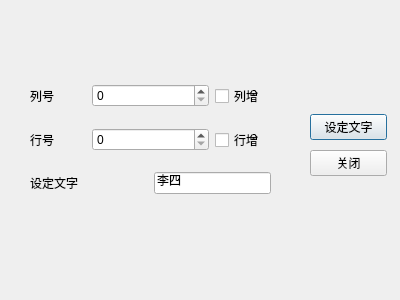
<?xml version="1.0" encoding="UTF-8"?>
<ui version="4.0">
 <class>QWDialogLocate</class>
 <widget class="QDialog" name="QWDialogLocate">
  <property name="geometry">
   <rect>
    <x>0</x>
    <y>0</y>
    <width>400</width>
    <height>300</height>
   </rect>
  </property>
  <property name="windowTitle">
   <string>Dialog</string>
  </property>
  <widget class="QWidget" name="layoutWidget">
   <property name="geometry">
    <rect>
     <x>30</x>
     <y>70</y>
     <width>241</width>
     <height>141</height>
    </rect>
   </property>
   <layout class="QGridLayout" name="gridLayout">
    <item row="0" column="0">
     <widget class="QLabel" name="label">
      <property name="text">
       <string>列号</string>
      </property>
     </widget>
    </item>
    <item row="0" column="1" colspan="2">
     <widget class="QSpinBox" name="spinBoxColumn"/>
    </item>
    <item row="0" column="3">
     <widget class="QCheckBox" name="chkBoxCol">
      <property name="text">
       <string>列增</string>
      </property>
     </widget>
    </item>
    <item row="1" column="0">
     <widget class="QLabel" name="label_2">
      <property name="text">
       <string>行号</string>
      </property>
     </widget>
    </item>
    <item row="1" column="1" colspan="2">
     <widget class="QSpinBox" name="spinBoxRow"/>
    </item>
    <item row="1" column="3">
     <widget class="QCheckBox" name="chkBoxRow">
      <property name="text">
       <string>行增</string>
      </property>
     </widget>
    </item>
    <item row="2" column="0" colspan="2">
     <widget class="QLabel" name="label_3">
      <property name="text">
       <string>设定文字</string>
      </property>
     </widget>
    </item>
    <item row="2" column="2" colspan="2">
     <widget class="QLineEdit" name="lineEdit">
      <property name="text">
       <string>李四</string>
      </property>
     </widget>
    </item>
   </layout>
  </widget>
  <widget class="QWidget" name="layoutWidget_2">
   <property name="geometry">
    <rect>
     <x>310</x>
     <y>110</y>
     <width>77</width>
     <height>71</height>
    </rect>
   </property>
   <layout class="QVBoxLayout" name="verticalLayout">
    <item>
     <widget class="QPushButton" name="BtnSetText">
      <property name="text">
       <string>设定文字</string>
      </property>
     </widget>
    </item>
    <item>
     <widget class="QPushButton" name="BtnClose">
      <property name="text">
       <string>关闭</string>
      </property>
     </widget>
    </item>
   </layout>
  </widget>
 </widget>
 <resources/>
 <connections/>
</ui>
